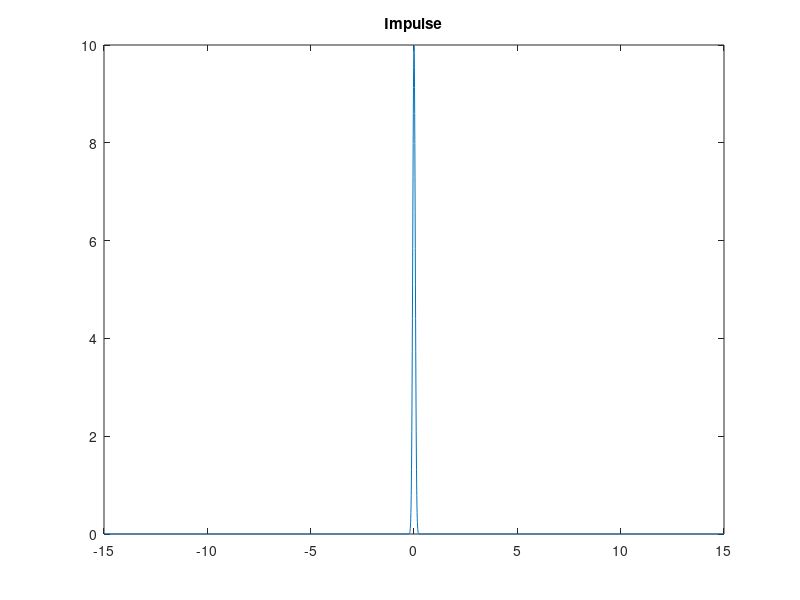
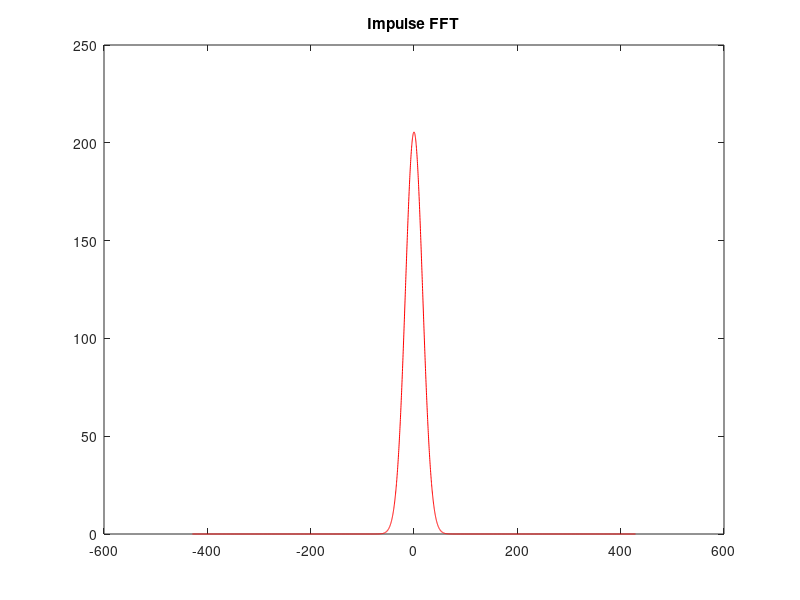
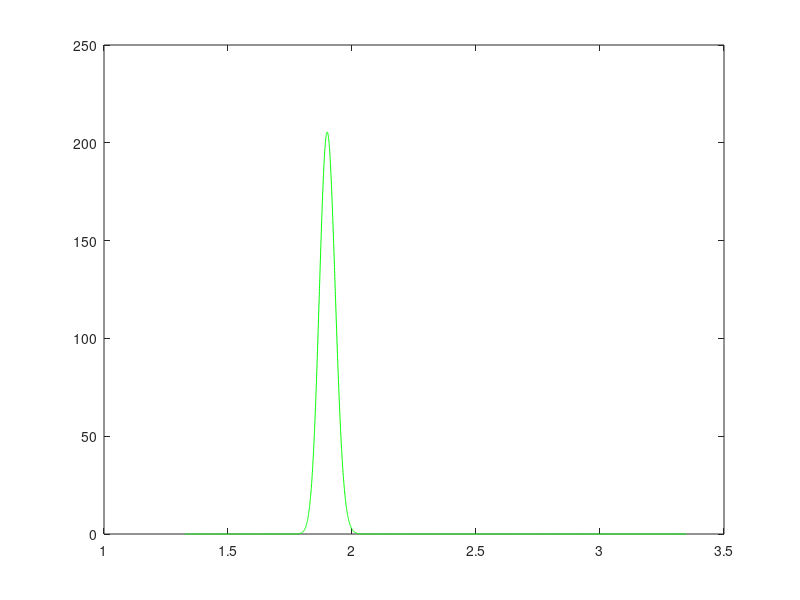
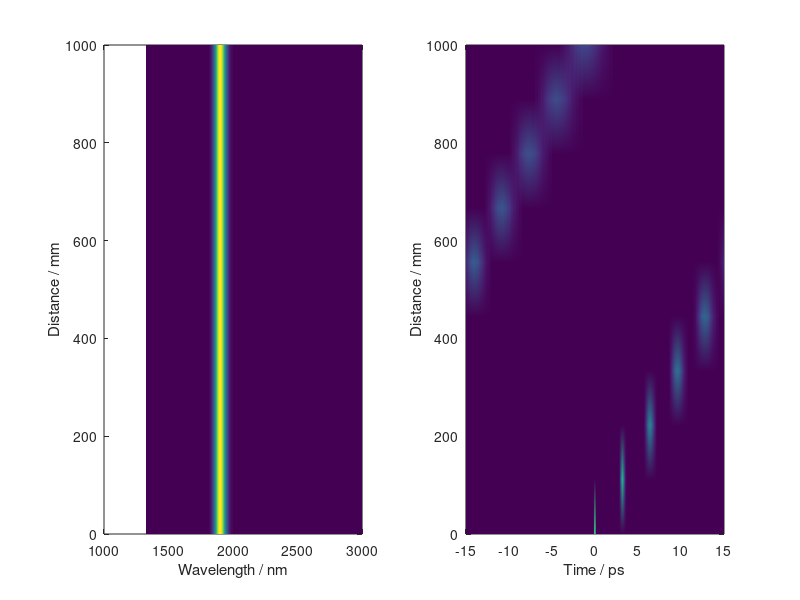

The MATLAB script that drew these images, in order:
%% Seting Impulse and Other parameters
clear;
n = 2^12; %number of grid point
twidth = 30; %width of time window [ps]
c = 299792458 * 1e9/1e12; %speed of light[nm/ps]
wavelength = 1900; %reference wavelength[nm]
T = linspace(-twidth/2, twidth/2, n); %time grid
power = 100;T1 = 0.1;
t0 = T1 / 1.665;   %impulse duration [ps]

A0 = sqrt(power) * exp(-T.^2/2/t0^2);  %impulse function
A0 = A0';
figure; plot(T,A0)
title('Impulse')

%% Find A0(w)

AW0 = fft(A0);  %colculate FFT of A0
dT = T(2) - T(1);   %grid parameter
V = 2 * pi * (-n/2:n/2-1)'/(n*dT);%frequency grid [2Pi*THZ]
w0 = (2.0 * pi * c) / wavelength; %reference frequency[2*pi*THz]
W = V + w0; %[2*pi*THz]
WL = (2 * pi * c)./ W ; %[nm]
WL = WL ./ 1000;    %[um] for N
figure; plot(V, fftshift(abs(AW0)), 'Color', 'red') %spectrum in frequency grid
title('Impulse FFT');
figure; plot(WL, fftshift(abs(AW0)), 'Color', 'green') %spectrum in wavelength grid
%% Passing through the medium
AW0 = fftshift(AW0);
N=sqrt(1+0.6961663./(1-(0.0684043./WL).^2)+0.4079426./(1-(0.1162414./WL).^2)+0.8974794./(1-(9.896161./WL).^2));
K = (W./ c).* N;    %[2Pi * THz * ps / nm] = [2Pi/nm]
L = linspace(0, 1000, 10);   %[mm]
a = exp(-1i .* K .* L .* 10^6);
AW = zeros(n,length(L));
for m = 1:n
    AW(m,:) = AW0(m) .* a(m,:);
end

%% IFFT A(w)->A(t)
A =  ifft(fftshift(AW,1));
%% Graphics

figure(); 
subplot(1,2,1);
pcolor(WL * 10^3, L, abs(AW')); % plot as pseudocolor map
xlim([1000,3000]); ylim([0,1000]);
xlabel('Wavelength / nm'); ylabel('Distance / mm');shading interp;

subplot(1,2,2);
pcolor(T', L, (abs(A'))); % plot as pseudocolor map
xlabel('Time / ps'); ylabel('Distance / mm'); shading interp;

%% Checking
figure; plot(T, abs(A(:,1))); hold on; plot(T, abs(A(:,end)))
GVD = -80.559; %[fs^2/mm]
Ld = (t0 * 1e3)^2 / abs(GVD);
T1 = t0*sqrt(1+(1000/Ld)^2); %anlitic impulse duration
figure;plot(T, abs(A(:,end).^2))